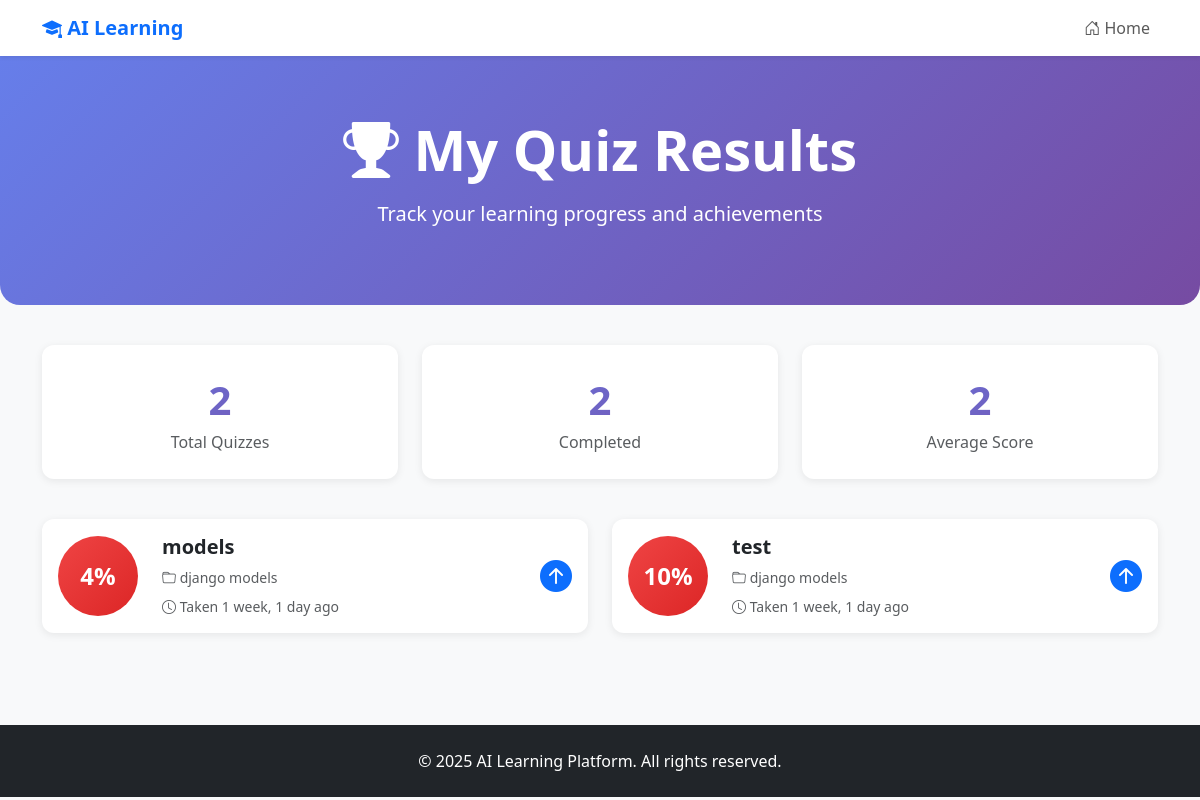
The page /quiz-results/ (signed in) on the database as committed earlier.
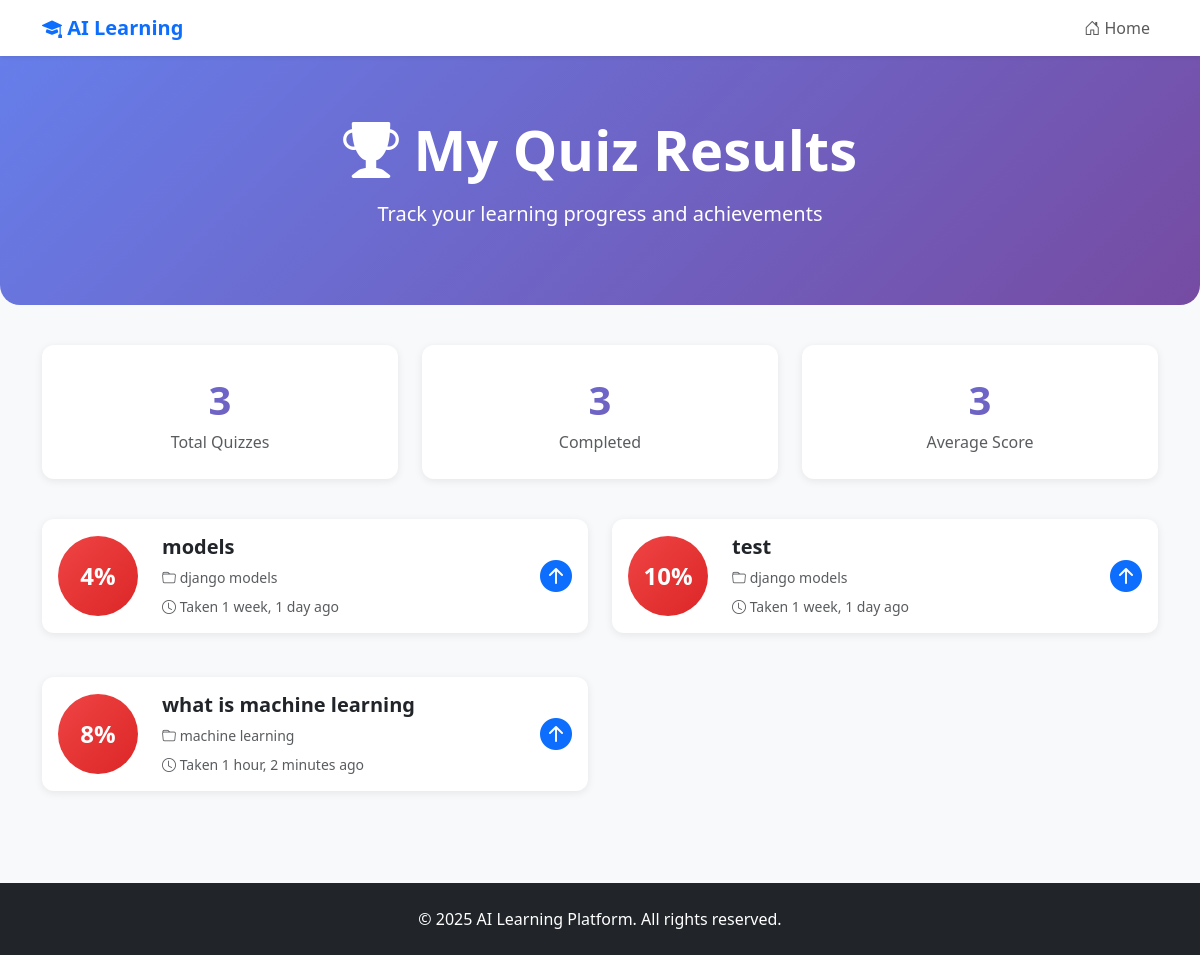
The same page on the database as committed later.
### ai/models.py (models this page shows, shortened)
class QuizResult(models.Model):
    user = models.ForeignKey(User, on_delete=models.CASCADE)
    quiz = models.ForeignKey(Quiz, on_delete=models.CASCADE)
    score = models.IntegerField()
    taken_at = models.DateTimeField(auto_now_add=True)

class Quiz(models.Model):
    topic = models.ForeignKey(Topic, on_delete=models.CASCADE)
    title = models.CharField(max_length=100)
    visible = models.BooleanField(default=True)

class Topic(models.Model):
    subject = models.ForeignKey(Subject, on_delete=models.CASCADE)
    title = models.CharField(max_length=150)
    visible = models.BooleanField(default=True)

### ai/views.py (the view)
# urls.py: path('quiz-results/', views.quiz_results, name='quiz_results'),
def quiz_results(request):
    results = QuizResult.objects.filter(user=request.user)
    return render(request, 'quiz_results.html', {'results': results})

### ai/templates/quiz_results.html (shortened to what this page needs)
<!DOCTYPE html>
<html lang="en">
<head>
    <link href="https://cdn.jsdelivr.net/npm/bootstrap@5.3.0/dist/css/bootstrap.min.css" rel="stylesheet">
    <link rel="stylesheet" href="https://cdn.jsdelivr.net/npm/bootstrap-icons@1.11.0/font/bootstrap-icons.css">
</head>
<body style="background-color: #f8f9fa;">
    <nav class="navbar navbar-expand-lg navbar-light bg-white sticky-top shadow-sm">
        <div class="container">
            <a class="navbar-brand fw-bold text-primary" href="{% url 'subject_list' %}">
                <i class="bi bi-mortarboard-fill"></i> AI Learning
            </a>
            <div class="navbar-nav ms-auto">
                <a class="nav-link" href="{% url 'subject_list' %}">
                    <i class="bi bi-house-door"></i> Home
                </a>
            </div>
        </div>
    </nav>
    <header class="hero-section">
        <div class="container text-center">
            <h1 class="display-4 fw-bold mb-3">
                <i class="bi bi-trophy-fill"></i> My Quiz Results
            </h1>
            <p class="lead">Track your learning progress and achievements</p>
        </div>
    </header>
    <main class="container">
        {% if results %}
            <div class="row mb-4">
                <div class="col-md-4 mb-3">
                    <div class="stat-card">
                        <div class="stat-number">{{ results|length }}</div>
                        <div class="text-muted">Total Quizzes</div>
                    </div>
                </div>
                <div class="col-md-4 mb-3">
                    <div class="stat-card">
                        <div class="stat-number">
                            {% if results %}
                                {{ results|length|add:"-1"|add:"1"|floatformat:0 }}
                            {% else %}
                                0
                            {% endif %}
                        </div>
                        <div class="text-muted">Completed</div>
                    </div>
                </div>
                <div class="col-md-4 mb-3">
                    <div class="stat-card">
                        <div class="stat-number">
                            {% if results %}
                                {% widthratio results|length 1 1 %}
                            {% else %}
                                0
                            {% endif %}
                        </div>
                        <div class="text-muted">Average Score</div>
                    </div>
                </div>
            </div>
            <div class="row">
                {% for result in results %}
                    <div class="col-md-6 mb-4">
                        <div class="card result-card">
                            <div class="card-body">
                                <div class="d-flex align-items-center gap-4">
                                    <div class="score-badge
                                        {% if result.score >= 80 %}score-excellent
                                        {% elif result.score >= 60 %}score-good
                                        {% elif result.score >= 40 %}score-average
                                        {% else %}score-poor{% endif %}">
                                        {{ result.score }}%
                                    </div>
                                    <div class="flex-grow-1">
                                        <h5 class="card-title mb-2 fw-bold">{{ result.quiz.title }}</h5>
                                        <p class="card-text text-muted small mb-2">
                                            <i class="bi bi-folder"></i> {{ result.quiz.topic.title }}
                                        </p>
                                        <p class="card-text text-muted small mb-0">
                                            <i class="bi bi-clock"></i> Taken {{ result.taken_at|timesince }} ago
                                        </p>
                                    </div>
                                    <div class="text-end">
                                        {% if result.score >= 80 %}
                                            <i class="bi bi-star-fill text-warning" style="font-size: 2rem;"></i>
                                        {% elif result.score >= 60 %}
                                            <i class="bi bi-check-circle-fill text-success" style="font-size: 2rem;"></i>
                                        {% else %}
                                            <i class="bi bi-arrow-up-circle-fill text-primary" style="font-size: 2rem;"></i>
                                        {% endif %}
                                    </div>
                                </div>
                            </div>
                        </div>
                    </div>
                {% endfor %}
            </div>
        {% endif %}
    </main>
    <footer class="bg-dark text-white mt-5 py-4">
        <div class="container text-center">
            <p class="mb-0">&copy; 2025 AI Learning Platform. All rights reserved.</p>
        </div>
    </footer>
</body>
</html>

### ai/templates/quiz_results.html (style rules this page uses)
.hero-section { background: linear-gradient(135deg, #667eea 0%, #764ba2 100%); color: white; padding: 60px 0; margin-bottom: 40px; border-radius: 0 0 20px 20px; }
.result-card { border: none; border-radius: 12px; box-shadow: 0 2px 8px rgba(0,0,0,0.08); margin-bottom: 20px; transition: transform 0.3s ease, box-shadow 0.3s ease; }
.score-badge { width: 80px; height: 80px; border-radius: 50%; display: flex; align-items: center; justify-content: center; font-size: 1.5rem; font-weight: 700; color: white; }
.score-poor { background: linear-gradient(135deg, #ef4444 0%, #dc2626 100%); }
.stat-card { background: white; border-radius: 12px; padding: 25px; box-shadow: 0 2px 8px rgba(0,0,0,0.08); text-align: center; }
.stat-number { font-size: 2.5rem; font-weight: 700; background: linear-gradient(135deg, #667eea 0%, #764ba2 100%); -webkit-background-clip: text; -webkit-text-fill-color: transparent; background-clip: text; }

Rows that differ between the two databases and show on the page:
added QuizResult: score "8", quiz "what is machine learning", quiz.topic "machine learning", taken_at "1 hour, 2 minutes"
Other text that changed with them:
{{ results|length }}: "2" → "3"
{{ results|length|add:"-1"|add:"1"|floatformat:0 }}: "2" → "3"
text no longer shown: "2"
text now shown: "3"
